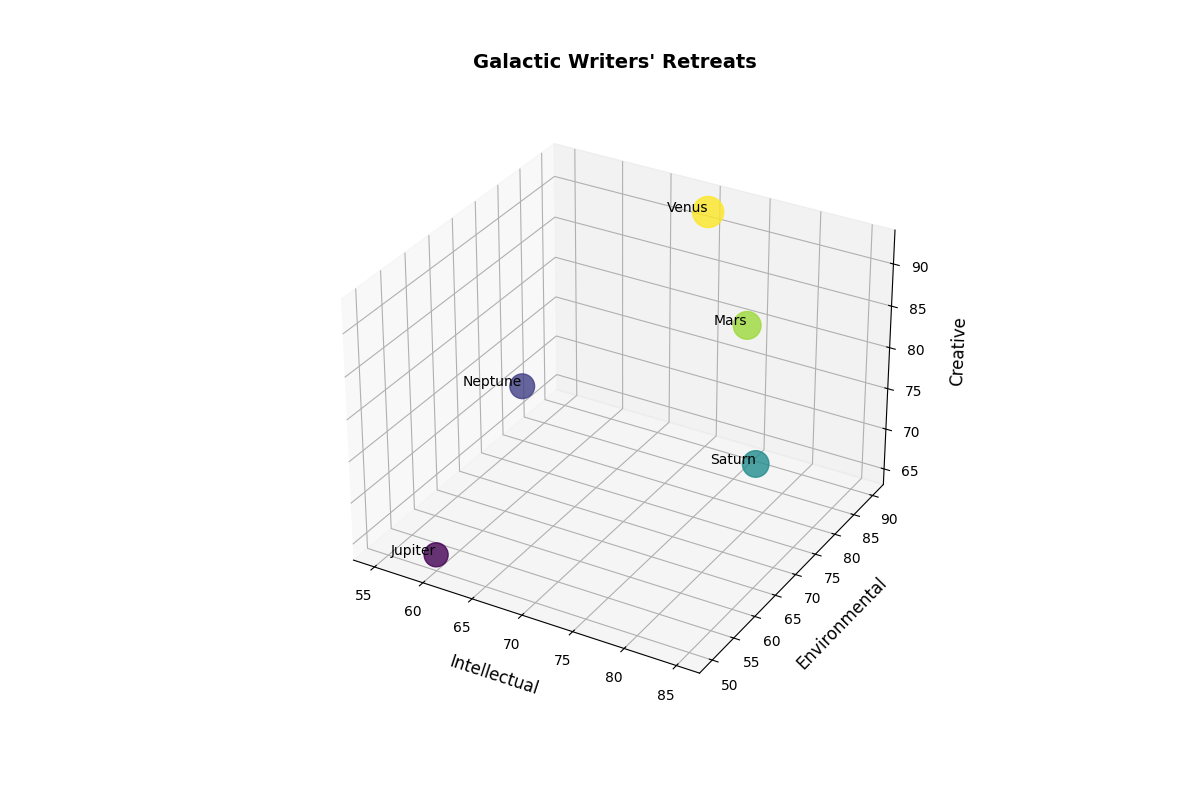

This chart was generated by the following Python code:
import matplotlib.pyplot as plt
import numpy as np

retreats = ['Mars', 'Jupiter', 'Venus', 'Saturn', 'Neptune']

intellectual_diversity = np.array([80, 60, 70, 85, 55])
environmental_diversity = np.array([75, 50, 90, 65, 80])
creative_output = np.array([88, 65, 92, 78, 70])
attendees = np.array([120, 90, 150, 110, 95])

bubble_size = attendees / np.max(attendees) * 500

fig = plt.figure(figsize=(12, 8))
ax = fig.add_subplot(111, projection='3d')

ax.scatter(intellectual_diversity, environmental_diversity, creative_output, 
           s=bubble_size, c=creative_output, cmap='viridis', alpha=0.8)

ax.set_title('Galactic Writers\' Retreats', fontsize=14, fontweight='bold', pad=20)
ax.set_xlabel('Intellectual', fontsize=12, labelpad=10)
ax.set_ylabel('Environmental', fontsize=12, labelpad=10)
ax.set_zlabel('Creative', fontsize=12, labelpad=10)

for i, retreat in enumerate(retreats):
    ax.text(intellectual_diversity[i], environmental_diversity[i], creative_output[i],
            retreat, fontsize=10, ha='right')

plt.show()
